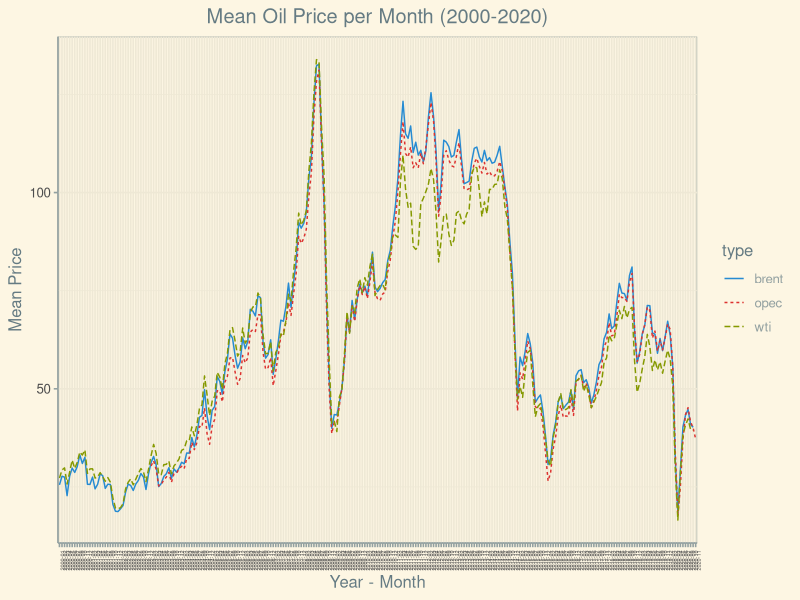

This figure's R source:
library(ggplot2)
library(dplyr)
library(tidyverse)
library(ggthemes)

dataset <- read.csv("data/oil_prices.csv")
dataset$yearmonth <- format(as.Date(dataset$date), "%Y-%m")

df <- dataset %>%
  select(yearmonth, opec, brent, wti) %>%
  gather(key = "type", value = "price", -yearmonth) %>%
  group_by(yearmonth, type) %>%
  summarize(mean_price = mean(price, na.rm = T))

ggplot(data = df, aes(x = yearmonth, y = mean_price)) +
  geom_line(aes(color = type, linetype = type, group = type)) +
  scale_colour_solarized('blue') +
  xlab('Year - Month') +
  ylab('Mean Price') +
  ggtitle('Mean Oil Price per Month (2000-2020)') +
  theme_solarized() +
  theme(axis.text.x = element_text(angle = 90, size=4), 
        plot.title = element_text(hjust = 0.5))
